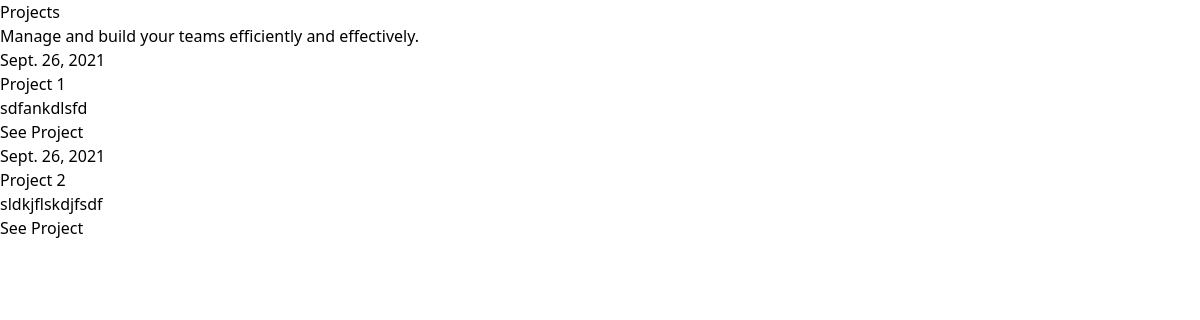
/projects, run on an earlier commit of the app's database.
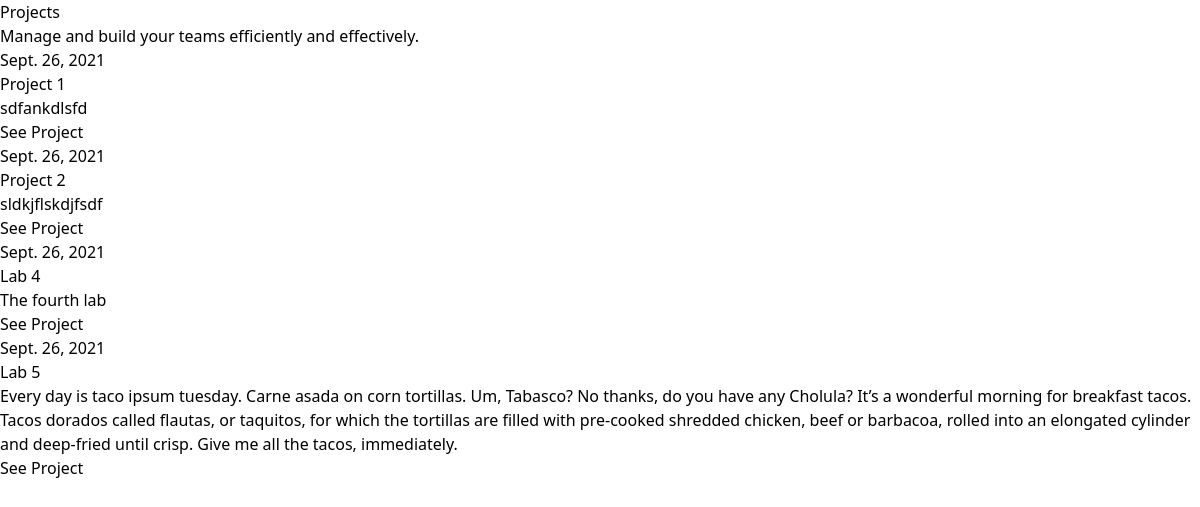
And on a later commit of the database.
### team_finder/models.py (models this page shows, shortened)
class Project(models.Model):
    name = models.CharField(max_length=100)
    description = models.TextField()
    start_date = models.DateField()
    end_date = models.DateField()
    skills_req = models.ManyToManyField(Skill)
    team = models.ManyToManyField('Team')
    slug = models.SlugField(db_index=True)

### team_finder/views.py (the view)
# urls.py: path('projects', views.ProjectsView.as_view(), name='projects'),
class ProjectsView(ListView):
    model = Project
    template_name = 'team_finder/projects.html'
    context_object_name = 'projects'

### team_finder/templates/team_finder/projects.html
{% extends 'base.html' %}
{% block content %}
<div class="bg-white pt-16 pb-20 px-4 sm:px-6 lg:pt-24 lg:pb-28 lg:px-8">
  <div class="relative max-w-lg mx-auto divide-y-2 divide-gray-200 lg:max-w-7xl">
    <div>
      <h2 class="text-3xl tracking-tight font-extrabold text-gray-900 sm:text-4xl">
        Projects
      </h2>
      <div class="mt-3 sm:mt-4 lg:grid lg:grid-cols-2 lg:gap-5 lg:items-center">
        <p class="text-xl text-gray-500">
          Manage and build your teams efficiently and effectively.
        </p>
      </div>
    </div>
    <div class="mt-6 pt-10 grid gap-16 lg:grid-cols-2 lg:gap-x-5 lg:gap-y-12">
       {% for project in projects %}
        <div>
          <p class="text-sm text-gray-500">
            <time datetime="2020-03-10">{{ project.start_date }}</time>
          </p>
          <a href="{% url 'project-detail' project.slug %}" class="mt-2 block">
            <p class="text-xl font-semibold text-gray-900">
              {{ project.name}}
            </p>
            <p class="mt-3 text-base text-gray-500">
                {{ project.description }}
            </p>
          </a>
          <div class="mt-3">
            <a href="{% url 'project-detail' project.slug %}" class="text-base font-semibold text-indigo-600 hover:text-indigo-500">
              See Project
            </a>
          </div>
        </div>
  {% endfor %}
    </div>
  </div>
</div>
{% endblock %}

What changed in the data, as far as the page shows it:
added Project: start_date "Sept. 26, 2021", name "Lab 4", description "The fourth lab"
added Project: start_date "Sept. 26, 2021", name "Lab 5", description "Every day is taco ipsum tuesday. Carne asada on corn tortillas. Um, Tabasco? No thanks, do you have any Cholula? It’s a wonderful morning for breakfast tacos. Tacos dorados called flautas, or taquitos, for which the tortillas are filled with pre-cooked shredded chicken, beef or barbacoa, rolled into an elongated cylinder and deep-fried until crisp. Give me all the tacos, immediately."
